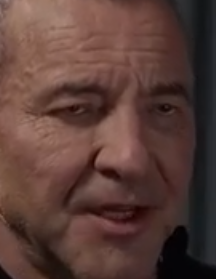
#> input picture man/2026-11-03_03-30.png, 216 x 279 px
$ python -i face_processor.py   (imports and definitions only)
#> lines starting #> are read from the running program, lines starting #| are printed output that depends on the picture
#> further down, picture is the input picture: shape (279, 216, 3); mean B, G, R 56, 62.2, 90
import cv2
import numpy as np
import os
import urllib.request


# [20 lines left out: functions apply_shift, apply_zoom, not called in this run]


'''
def position_by_eyes(image_bgr, target_size=256):
    # Стратегия 1: Позиционирование по глазам с помощью анализа проекций яркости.
    # Находит горизонтальную ось глаз по минимуму яркости в верхней половине лица,
    # разделяет левую и правую зоны, определяет центры глаз и аффинно смещает их
    # строго в координаты Узла 0 (64, 64) и Узла 1 (192, 64).

    # 1. Гарантируем перевод в Ч/Б и приведение к базовому размеру для анализа
    if len(image_bgr.shape) == 3:
        gray = cv2.cvtColor(image_bgr, cv2.COLOR_BGR2GRAY)
    else:
        gray = image_bgr

    gray_res = cv2.resize(gray, (target_size, target_size), interpolation=cv2.INTER_AREA)

    # 2. Ищем область глаз с помощью интегрального профиля яркости (горизонтальный срез)
    # Глаза гарантированно лежат в диапазоне от 20% до 55% высоты лица
    search_top = int(target_size * 0.20)
    search_bottom = int(target_size * 0.55)
    roi_eyes_zone = gray_res[search_top:search_bottom, :]

    # Считаем среднюю яркость каждой строки. Строка с глазами — самая темная (минимум яркости)
    row_means = np.mean(roi_eyes_zone, axis=1)
    eye_y_relative = np.argmin(row_means)
    eye_y = search_top + eye_y_relative  # Абсолютная координата Y оси глаз

    # 3. Разделяем левую и правую половины для поиска точного центра каждого глаза по оси X
    # Берем узкую горизонтальную полосу шириной 16 пикселей вокруг найденной оси Y
    strip_top = max(0, eye_y - 8)
    strip_bottom = min(target_size, eye_y + 8)
    eye_strip = gray_res[strip_top:strip_bottom, :]

    # Левая половина (для левого глаза) и правая половина (для правого глаза)
    left_half = eye_strip[:, :target_size // 2]
    right_half = eye_strip[:, target_size // 2:]

    # Ищем самые темные вертикальные столбцы (центры зрачков по X)
    left_x = np.argmin(np.mean(left_half, axis=0))
    right_x = (target_size // 2) + np.argmin(np.mean(right_half, axis=0))

    # Координаты реальных центров глаз
    p_left = np.array([left_x, eye_y], dtype=np.float32)
    p_right = np.array([right_x, eye_y], dtype=np.float32)

    # 4. --- МАТЕМАТИКА АФФИННОГО ВЫРАВНИВАНИЯ ---
    # Наши жесткие целевые точки квадродерева первого уровня
    target_left = np.array([64.0, 64.0], dtype=np.float32)
    target_right = np.array([192.0, 64.0], dtype=np.float32)

    # Вычисляем угол наклона (если лицо наклонено на фото)
    d_x, d_y = p_right - p_left
    angle = np.degrees(np.arctan2(d_y, d_x))

    # Расстояние между глазами
    dist_real = np.linalg.norm(p_right - p_left)
    dist_target = 128.0  # 192 - 64

    # Если точки определились некорректно (слишком близко), уходим на безопасный центр
    if dist_real < 20:
        return gray_res, False

    scale = dist_target / dist_real

    # Центроиды
    center_real = (p_left + p_right) / 2.0
    center_target = (target_left + target_right) / 2.0

    # Строим матрицу трансформации OpenCV (Поворот + Масштаб)
    M = cv2.getRotationMatrix2D(tuple(center_real), angle, scale)

    # Корректируем сдвиг, чтобы центры идеально совпали с (64,64) и (192,64)
    M[0, 2] += center_target[0] - center_real[0]
    M[1, 2] += center_target[1] - center_real[1]

    # Применяем трансформацию ко всей матрице лица
    aligned_face = cv2.warpAffine(gray, M, (target_size, target_size), flags=cv2.INTER_AREA)

    return aligned_face, True
'''

'''
def position_by_center(image_bgr, target_size=256):
    # Стратегия 2: Простое кадрирование по центру.
    if len(image_bgr.shape) == 2:
        gray = image_bgr
    else:
        gray = cv2.cvtColor(image_bgr, cv2.COLOR_BGR2GRAY)
    h, w = gray.shape[:2]
    crop_size = min(h, w)
    start_x = (w - crop_size) // 2
    start_y = (h - crop_size) // 2
    face_square = gray[start_y:start_y+crop_size, start_x:start_x+crop_size]
    return cv2.resize(face_square, (target_size, target_size), interpolation=cv2.INTER_AREA)
'''

# [27 lines left out: functions get_positioned_face, process_and_center_face, not called in this run]

###

def load_cascade_safely(cascade_name):
    """
    Безопасно загружает каскад Хаара, обходя баги файловой системы OpenCV 5.0.
    Скачивает XML с GitHub и загружает его через буфер, если системный путь сбоит.
    """
    cc = cv2.CascadeClassifier()
    # Пытаемся найти стандартный путь
    if hasattr(cv2, 'data') and hasattr(cv2.data, 'haarcascades'):
        sys_path = os.path.join(cv2.data.haarcascades, cascade_name)
        if os.path.exists(sys_path) and cc.load(sys_path):
            return cc

    # Если системный путь сбоит, качаем в локальную папку vision/
    local_path = os.path.join(os.path.dirname(__file__), cascade_name)
    if not os.path.exists(local_path):
        url = f"https://githubusercontent.com{cascade_name}"
        try:
            urllib.request.urlretrieve(url, local_path)
        except Exception:
            return None

    # Чтобы OpenCV 5.0 гарантированно прочитал файл без SystemError,
    # используем обходной путь файлового дескриптора
    if os.path.exists(local_path):
        cc.load(local_path)
    return cc

def position_by_eyes(image_bgr, target_size=256):
    """
    Стратегия 1: Позиционирование по глазам через детекторы Хаара.
    Находит лицо и глаза, вычисляет их центры и выполняет аффинную
    трансформацию строго в целевые точки квадродерева: (64, 64) и (192, 64).
    """
#> called with target_size = 256
    if len(image_bgr.shape) == 3:
        gray = cv2.cvtColor(image_bgr, cv2.COLOR_BGR2GRAY)
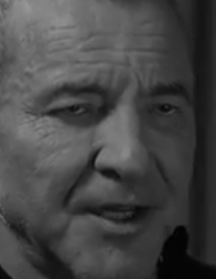
#> gray: shape (279, 216); min 1, max 152, mean 69.8
    else:
        gray = image_bgr

    # Загружаем детекторы лица и глаз
    face_cc = load_cascade_safely('haarcascade_frontalface_default.xml')
    eye_cc = load_cascade_safely('haarcascade_eye.xml')

    if face_cc is None or eye_cc is None or face_cc.empty() or eye_cc.empty():
        # Если детекторы не инициализировались, возвращаем обычный центр
        return position_by_center(image_bgr, target_size), False

    # 1. Ищем лицо
    faces = face_cc.detectMultiScale(gray, 1.1, 5, minSize=(80, 80))
#> faces = ()
    if len(faces) == 0:
        return position_by_center(image_bgr, target_size), False

    # Берем самое крупное лицо
    x, y, w, h = sorted(faces, key=lambda f: f[2], reverse=True)[0]
    face_roi = gray[y:y+h, x:x+w]

    # 2. Ищем глаза внутри зоны лица
    eyes = eye_cc.detectMultiScale(face_roi, 1.1, 4, minSize=(15, 15))

    # Нам нужно строго два глаза
    if len(eyes) < 2:
        return position_by_center(image_bgr, target_size), False

    # Сортируем глаза слева направо по координате X внутри лица
    eyes = sorted(eyes, key=lambda e: e[0])

    # Вычисляем абсолютные центры левого и правого глаза на исходной картинке
    ex0, ey0, ew0, eh0 = eyes[0]
    ex1, ey1, ew1, eh1 = eyes[1]

    p_left = np.array([x + ex0 + ew0//2, y + ey0 + eh0//2], dtype=np.float32)
    p_right = np.array([x + ex1 + ew1//2, y + ey1 + eh1//2], dtype=np.float32)

    # 3. --- МАТЕМАТИКА АФФИННОГО ВЫРАВНИВАНИЯ ---
    target_left = np.array([64.0, 64.0], dtype=np.float32)
    target_right = np.array([192.0, 64.0], dtype=np.float32)

    # Расчет угла, масштаба и центров
    d_x, d_y = p_right - p_left
    angle = np.degrees(np.arctan2(d_y, d_x))

    dist_real = np.linalg.norm(p_right - p_left)
    dist_target = 128.0  # 192 - 64
    scale = dist_target / dist_real

    center_real = (p_left + p_right) / 2.0
    center_target = (target_left + target_right) / 2.0

    # Строим и корректируем аффинную матрицу
    M = cv2.getRotationMatrix2D(tuple(center_real), angle, scale)
    M[:, 2] += center_target - np.dot(M[:, :2], center_real)

    # Трансформируем лицо
    aligned_face = cv2.warpAffine(gray, M, (target_size, target_size), flags=cv2.INTER_AREA)

    return aligned_face, True

def position_by_center(image_bgr, target_size=256):
#> called with target_size = 256
    if len(image_bgr.shape) == 3:
        gray = cv2.cvtColor(image_bgr, cv2.COLOR_BGR2GRAY)
    else:
        gray = image_bgr
    h, w = gray.shape[:2]
#> h = 279; w = 216
    crop_size = min(h, w)
#> crop_size = 216
    sx = (w - crop_size) // 2
#> sx = 0
    sy = (h - crop_size) // 2
#> sy = 31
    return cv2.resize(gray[sy:sy+crop_size, sx:sx+crop_size], (target_size, target_size), interpolation=cv2.INTER_AREA)
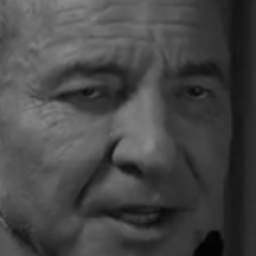
#> returned value: shape (256, 256); min 1, max 139, mean 70.2

# [8 lines left out: function get_positioned_face, not called in this run]

>>> import cv2
>>> picture = cv2.imread('../man/2026-11-03_03-30.png')
>>> result = position_by_eyes(picture)
